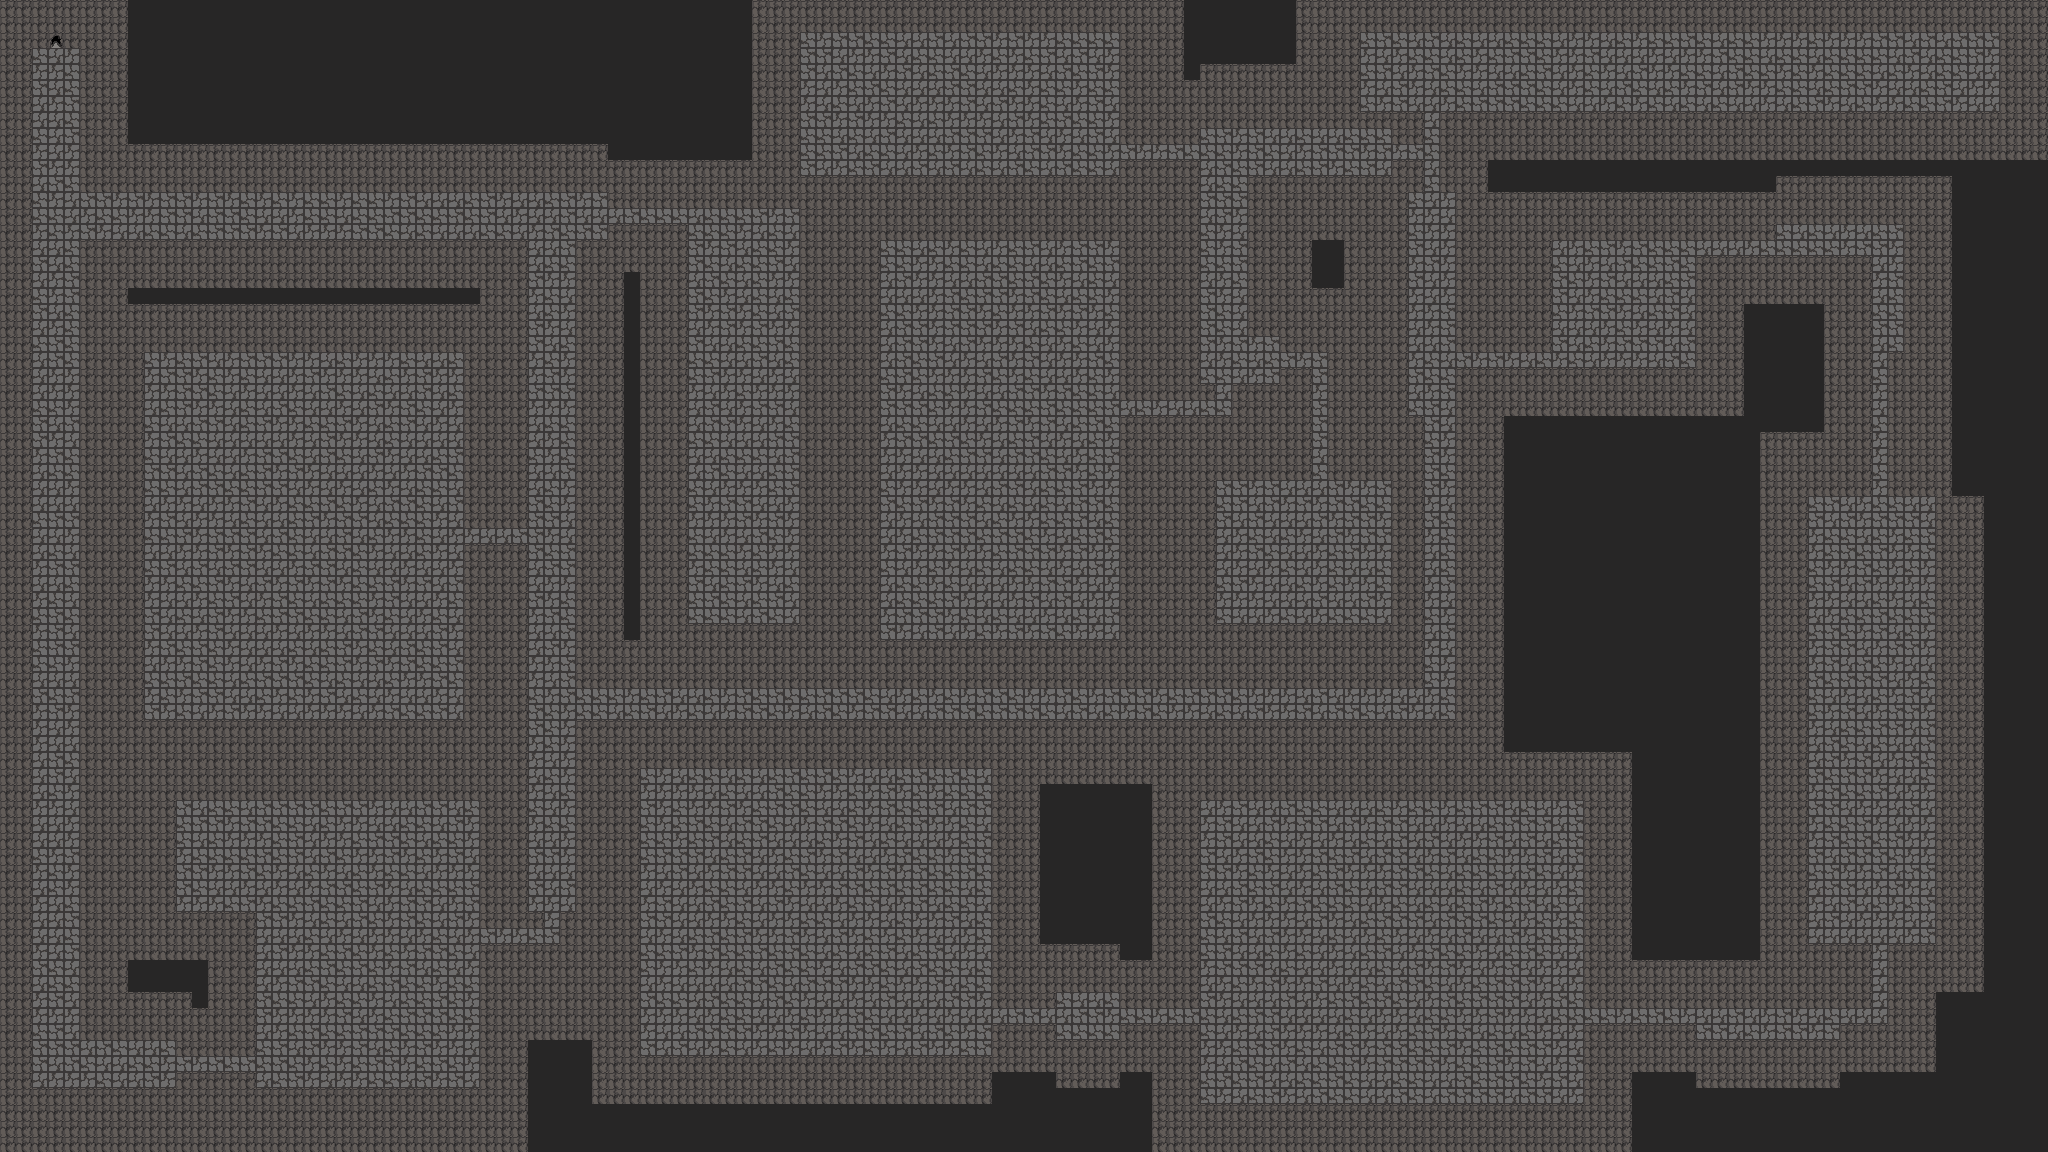

Below is a game level as drawn by its tile map, then a one-line description and the .tmx that defines it (tile-layer data replaced by summaries):
An orthogonal 128x72 tile map with 16x16 px tiles, 2 tile layers (main, over), 1 hidden layer not drawn, 3 tilesets and 131 objects.

<map version="1.9" tiledversion="1.9.2" orientation="orthogonal" renderorder="right-down" width="128" height="72" tilewidth="16" tileheight="16" infinite="0" nextlayerid="5" nextobjectid="143">
 <tileset firstgid="1" source="collision.tsx" />
 <tileset firstgid="4" source="ground.tsx" />
 <tileset firstgid="68" source="objects.tsx" />
 <layer id="1" name="main" width="128" height="72">
  <data>[9216 cells, 9216 non-empty, 7 distinct tile ids]</data>
 </layer>
 <layer id="2" name="over" width="128" height="72">
  <data>[9216 cells, 0 non-empty, 0 distinct tile ids]</data>
 </layer>
 <objectgroup id="3" name="objects">
  <object id="2" gid="72" x="160" y="392.25" width="16" height="32" />
  <object id="3" gid="72" x="185" y="401" width="16" height="32" />
  <object id="4" gid="72" x="175.5" y="427.25" width="16" height="32" />
  <object id="5" gid="73" x="272.25" y="386.5" width="16" height="32" />
  <object id="6" gid="70" x="154.667" y="528" width="16" height="32" />
  <object id="7" gid="69" x="414" y="386" width="16" height="32" />
  <object id="9" gid="73" x="370.667" y="389.333" width="16" height="32" />
  <object id="10" gid="71" x="434" y="424.667" width="16" height="32" />
  <object id="11" gid="69" x="156" y="590" width="16" height="32" />
  <object id="14" gid="70" x="430" y="689.333" width="16" height="32" />
  <object id="15" gid="70" x="394" y="703.333" width="16" height="32" />
  <object id="17" gid="68" x="678" y="827.333" width="16" height="32" />
  <object id="18" gid="68" x="720.667" y="827.333" width="16" height="32" />
  <object id="19" gid="68" x="759.333" y="817.333" width="16" height="32" />
  <object id="20" gid="68" x="773.333" y="856.667" width="16" height="32" />
  <object id="21" gid="68" x="724.667" y="889.333" width="16" height="32" />
  <object id="22" gid="68" x="669.333" y="878" width="16" height="32" />
  <object id="23" gid="68" x="666" y="954" width="16" height="32" />
  <object id="24" gid="68" x="686" y="1000.67" width="16" height="32" />
  <object id="25" gid="68" x="720" y="951.333" width="16" height="32" />
  <object id="26" gid="68" x="768" y="1000.67" width="16" height="32" />
  <object id="27" gid="68" x="810.667" y="972" width="16" height="32" />
  <object id="28" gid="68" x="764.667" y="938" width="16" height="32" />
  <object id="29" gid="68" x="820" y="892" width="16" height="32" />
  <object id="30" gid="68" x="814.667" y="820.667" width="16" height="32" />
  <object id="31" gid="68" x="858.667" y="931.333" width="16" height="32" />
  <object id="32" gid="77" x="180.5" y="693.5" width="16" height="16" />
  <object id="33" gid="77" x="156" y="694" width="16" height="16" />
  <object id="34" gid="77" x="147" y="661" width="16" height="16" />
  <object id="35" gid="77" x="191" y="700" width="16" height="16" />
  <object id="36" gid="77" x="164.5" y="715.5" width="16" height="16" />
  <object id="37" gid="77" x="175.5" y="663" width="16" height="16" />
  <object id="38" gid="77" x="189" y="830.5" width="16" height="16" />
  <object id="39" gid="77" x="188.5" y="848" width="16" height="16" />
  <object id="40" gid="77" x="221.5" y="824" width="16" height="16" />
  <object id="41" gid="77" x="251" y="826.5" width="16" height="16" />
  <object id="42" gid="77" x="443.5" y="823.5" width="16" height="16" />
  <object id="43" gid="77" x="424" y="813.5" width="16" height="16" />
  <object id="44" gid="77" x="459" y="852" width="16" height="16" />
  <object id="45" gid="77" x="448.667" y="1039.33" width="16" height="16" />
  <object id="46" gid="77" x="434.667" y="1067.33" width="16" height="16" />
  <object id="47" gid="77" x="462.667" y="1073.33" width="16" height="16" />
  <object id="48" gid="77" x="771" y="601" width="16" height="16" />
  <object id="49" gid="77" x="734" y="608" width="16" height="16" />
  <object id="50" gid="77" x="717" y="601" width="16" height="16" />
  <object id="51" gid="77" x="710" y="575" width="16" height="16" />
  <object id="52" gid="77" x="762" y="586" width="16" height="16" />
  <object id="53" gid="77" x="942" y="598" width="16" height="16" />
  <object id="54" gid="77" x="893" y="626" width="16" height="16" />
  <object id="55" gid="77" x="902" y="582" width="16" height="16" />
  <object id="56" gid="77" x="915" y="619" width="16" height="16" />
  <object id="57" gid="77" x="1038" y="613" width="16" height="16" />
  <object id="58" gid="77" x="1095" y="611" width="16" height="16" />
  <object id="59" gid="77" x="1087" y="584" width="16" height="16" />
  <object id="60" gid="77" x="833" y="159" width="16" height="16" />
  <object id="61" gid="77" x="820" y="124" width="16" height="16" />
  <object id="62" gid="77" x="810" y="155" width="16" height="16" />
  <object id="63" gid="77" x="1929" y="37" width="16" height="16" />
  <object id="64" gid="77" x="1964" y="89" width="16" height="16" />
  <object id="65" gid="77" x="1909" y="110" width="16" height="16" />
  <object id="66" gid="77" x="1864" y="101" width="16" height="16" />
  <object id="67" gid="77" x="1805" y="91" width="16" height="16" />
  <object id="68" gid="77" x="1671.33" y="362.667" width="16" height="16" />
  <object id="69" gid="77" x="1581.33" y="258.667" width="16" height="16" />
  <object id="70" gid="77" x="1570.67" y="278" width="16" height="16" />
  <object id="71" gid="77" x="1673.33" y="337.333" width="16" height="16" />
  <object id="72" gid="77" x="1822" y="843" width="16" height="16" />
  <object id="73" gid="77" x="1813" y="796" width="16" height="16" />
  <object id="74" gid="77" x="1818" y="745" width="16" height="16" />
  <object id="75" gid="77" x="1817" y="709" width="16" height="16" />
  <object id="76" gid="77" x="1551" y="873" width="16" height="16" />
  <object id="77" gid="77" x="1501" y="814" width="16" height="16" />
  <object id="78" gid="77" x="1493" y="843" width="16" height="16" />
  <object id="79" gid="77" x="1502" y="874" width="16" height="16" />
  <object id="80" gid="77" x="1236" y="616" width="16" height="16" />
  <object id="81" gid="77" x="1242" y="571" width="16" height="16" />
  <object id="82" gid="77" x="1088" y="267" width="16" height="16" />
  <object id="84" gid="78" x="363" y="667" width="16" height="16" />
  <object id="85" gid="78" x="356" y="707" width="16" height="16" />
  <object id="86" gid="78" x="407" y="658" width="16" height="16" />
  <object id="87" gid="78" x="232" y="697" width="16" height="16" />
  <object id="88" gid="78" x="192" y="647" width="16" height="16" />
  <object id="89" gid="78" x="174" y="636" width="16" height="16" />
  <object id="90" gid="78" x="164" y="467" width="16" height="16" />
  <object id="91" gid="78" x="161" y="445" width="16" height="16" />
  <object id="92" gid="78" x="236" y="400" width="16" height="16" />
  <object id="93" gid="78" x="289" y="396" width="16" height="16" />
  <object id="94" gid="78" x="331" y="385" width="16" height="16" />
  <object id="95" gid="78" x="399" y="841" width="16" height="16" />
  <object id="96" gid="78" x="430" y="860" width="16" height="16" />
  <object id="97" gid="78" x="445" y="874" width="16" height="16" />
  <object id="98" gid="78" x="661" y="1030" width="16" height="16" />
  <object id="99" gid="78" x="688" y="1049" width="16" height="16" />
  <object id="100" gid="78" x="714" y="1046" width="16" height="16" />
  <object id="101" gid="78" x="1545" y="845" width="16" height="16" />
  <object id="102" gid="78" x="1257" y="828" width="16" height="16" />
  <object id="103" gid="78" x="1205" y="868" width="16" height="16" />
  <object id="104" gid="78" x="1821" y="923" width="16" height="16" />
  <object id="105" gid="78" x="1334" y="595" width="16" height="16" />
  </objectgroup>
 <layer id="4" name="collision" width="128" height="72" visible="0">
  <data>[9216 cells, 9216 non-empty, 2 distinct tile ids]</data>
 </layer>
</map>
<!-- 32 of 131 objects omitted -->
